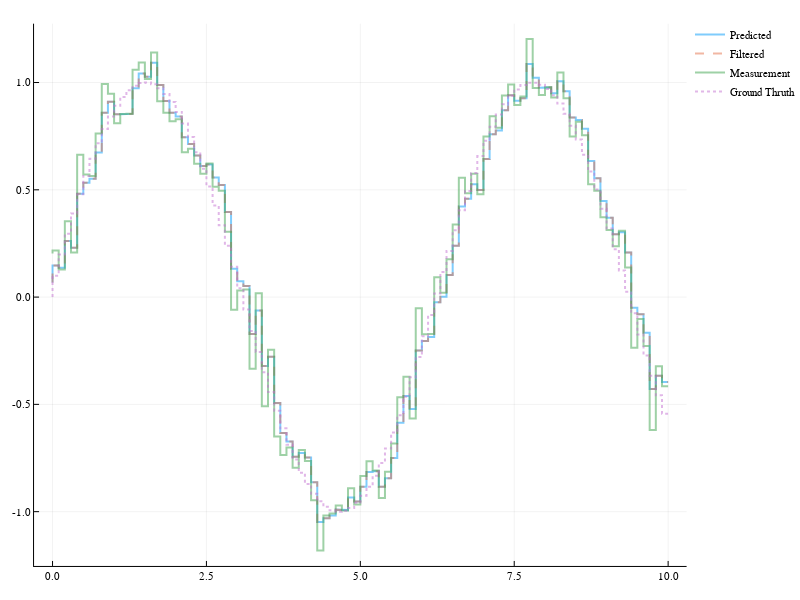

Write notebook code for a chart like this one.
### Markdown cell above
---
### Experiment: Filterung sinus mit Rauschen

Wir versuchen das Originale Signal herzustellen und lassen den Kalman Filter über das Datensatz mit rauschen laufen.

### Code cell
A = 1 # Zustandsübergangsmatrix
G = 1 # Messabbildung Matrix
Q = .8
R = 1

x̂_0 = 0
# x̂_0 = f(1)
Σ_0 = 0.5

model = KalmanFilter.Kalman(A, Q, G, R, x̂_0, Σ_0)

y_filtered = zeros(length(x))
y_predicted = zeros(length(x))
for (index, value) in enumerate(x)
    y_cur = y_measurement[index]
    y_filtered[index] = KalmanFilter.fusion(model, y_cur).state
    y_predicted[index] = KalmanFilter.predict(model).state
    #@printf "Step %4d    y_m %.3f    filtered %.3f    predicted %.3f    gain %.3f\n" index y_cur y_filtered[index] y_predicted[index] KalmanFilter.K(model)
end

plot(x, y_predicted, label = "Predicted")
plot!(x, y_filtered, label = "Filtered", linestyle=:dash)
plot!(x, y_measurement, label = "Measurement")
plot!(x, y, label = "Ground Thruth", linestyle=:dot)

### Figure 1 — Plotly figure (JSON) as saved in the notebook; plotly's stock layout.template omitted (floating-point values rounded to 4 significant figures; data arrays with more than 128 entries replaced by an {"elided": "..."} marker saying what was removed)
{"data": [{"colorbar": {"title": ""}, "hoverinfo": "text", "legendgroup": "Predicted", "line": {"color": "rgba(0, 154, 250, 0.500)", "dash": "solid", "shape": "linear", "width": 2}, "mode": "lines", "name": "Predicted", "showlegend": true, "text": {"elided": "201 null values"}, "type": "scatter", "x": {"elided": "201 float values"}, "xaxis": "x1", "y": {"elided": "201 float values"}, "yaxis": "y1", "zmax": 0.1, "zmin": -0.1}, {"colorbar": {"title": ""}, "hoverinfo": "text", "legendgroup": "Filtered", "line": {"color": "rgba(227, 111, 71, 0.500)", "dash": "dash", "shape": "linear", "width": 2}, "mode": "lines", "name": "Filtered", "showlegend": true, "text": {"elided": "201 null values"}, "type": "scatter", "x": {"elided": "201 float values"}, "xaxis": "x1", "y": {"elided": "201 float values"}, "yaxis": "y1", "zmax": 0.1, "zmin": -0.1}, {"colorbar": {"title": ""}, "hoverinfo": "text", "legendgroup": "Measurement", "line": {"color": "rgba(62, 164, 78, 0.500)", "dash": "solid", "shape": "linear", "width": 2}, "mode": "lines", "name": "Measurement", "showlegend": true, "text": {"elided": "201 null values"}, "type": "scatter", "x": {"elided": "201 float values"}, "xaxis": "x1", "y": {"elided": "201 float values"}, "yaxis": "y1", "zmax": 0.1, "zmin": -0.1}, {"colorbar": {"title": ""}, "hoverinfo": "text", "legendgroup": "Ground Thruth", "line": {"color": "rgba(195, 113, 210, 0.500)", "dash": "dot", "shape": "linear", "width": 2}, "mode": "lines", "name": "Ground Thruth", "showlegend": true, "text": {"elided": "201 null values"}, "type": "scatter", "x": {"elided": "201 float values"}, "xaxis": "x1", "y": {"elided": "201 float values"}, "yaxis": "y1", "zmax": 0.1, "zmin": -0.1}], "layout": {"annotations": [], "height": 600, "legend": {"bgcolor": "rgba(255, 255, 255, 1.000)", "bordercolor": "rgba(0, 0, 0, 1.000)", "font": {"color": "rgba(0, 0, 0, 1.000)", "family": "sans-serif", "size": 11}, "tracegroupgap": 0, "x": 1, "y": 1}, "margin": {"b": 20, "l": 0, "r": 0, "t": 20}, "paper_bgcolor": "rgba(255, 255, 255, 1.000)", "plot_bgcolor": "rgba(255, 255, 255, 1.000)", "showlegend": true, "width": 800, "xaxis": {"anchor": "y1", "domain": [0.04937, 0.9951], "gridcolor": "rgba(0, 0, 0, 0.100)", "gridwidth": 0.5, "linecolor": "rgba(0, 0, 0, 1.000)", "mirror": false, "range": [-0.3, 10.3], "showgrid": true, "showline": true, "showticklabels": true, "tickangle": 0, "tickcolor": "rgb(0, 0, 0)", "tickfont": {"color": "rgba(0, 0, 0, 1.000)", "family": "sans-serif", "size": 11}, "tickmode": "array", "ticks": "inside", "ticktext": ["0.0", "2.5", "5.0", "7.5", "10.0"], "tickvals": [0, 2.5, 5, 7.5, 10], "title": "", "titlefont": {"color": "rgba(0, 0, 0, 1.000)", "family": "sans-serif", "size": 15}, "type": "-", "visible": true, "zeroline": false, "zerolinecolor": "rgba(0, 0, 0, 1.000)"}, "yaxis": {"anchor": "x1", "domain": [0.02508, 0.9934], "gridcolor": "rgba(0, 0, 0, 0.100)", "gridwidth": 0.5, "linecolor": "rgba(0, 0, 0, 1.000)", "mirror": false, "range": [-1.253, 1.274], "showgrid": true, "showline": true, "showticklabels": true, "tickangle": 0, "tickcolor": "rgb(0, 0, 0)", "tickfont": {"color": "rgba(0, 0, 0, 1.000)", "family": "sans-serif", "size": 11}, "tickmode": "array", "ticks": "inside", "ticktext": ["-1.0", "-0.5", "0.0", "0.5", "1.0"], "tickvals": [-1, -0.5, 0, 0.5, 1], "title": "", "titlefont": {"color": "rgba(0, 0, 0, 1.000)", "family": "sans-serif", "size": 15}, "type": "-", "visible": true, "zeroline": false, "zerolinecolor": "rgba(0, 0, 0, 1.000)"}}}
